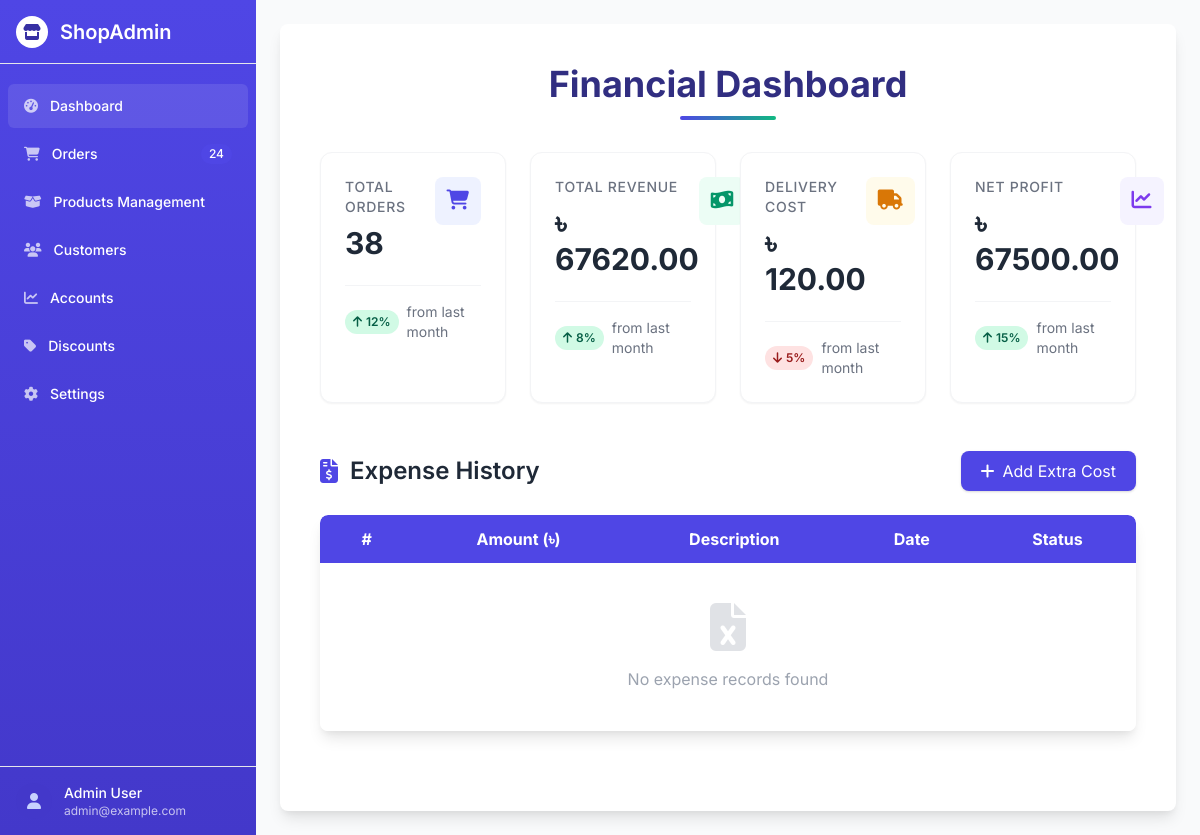
The app's page /accounts/, older data.
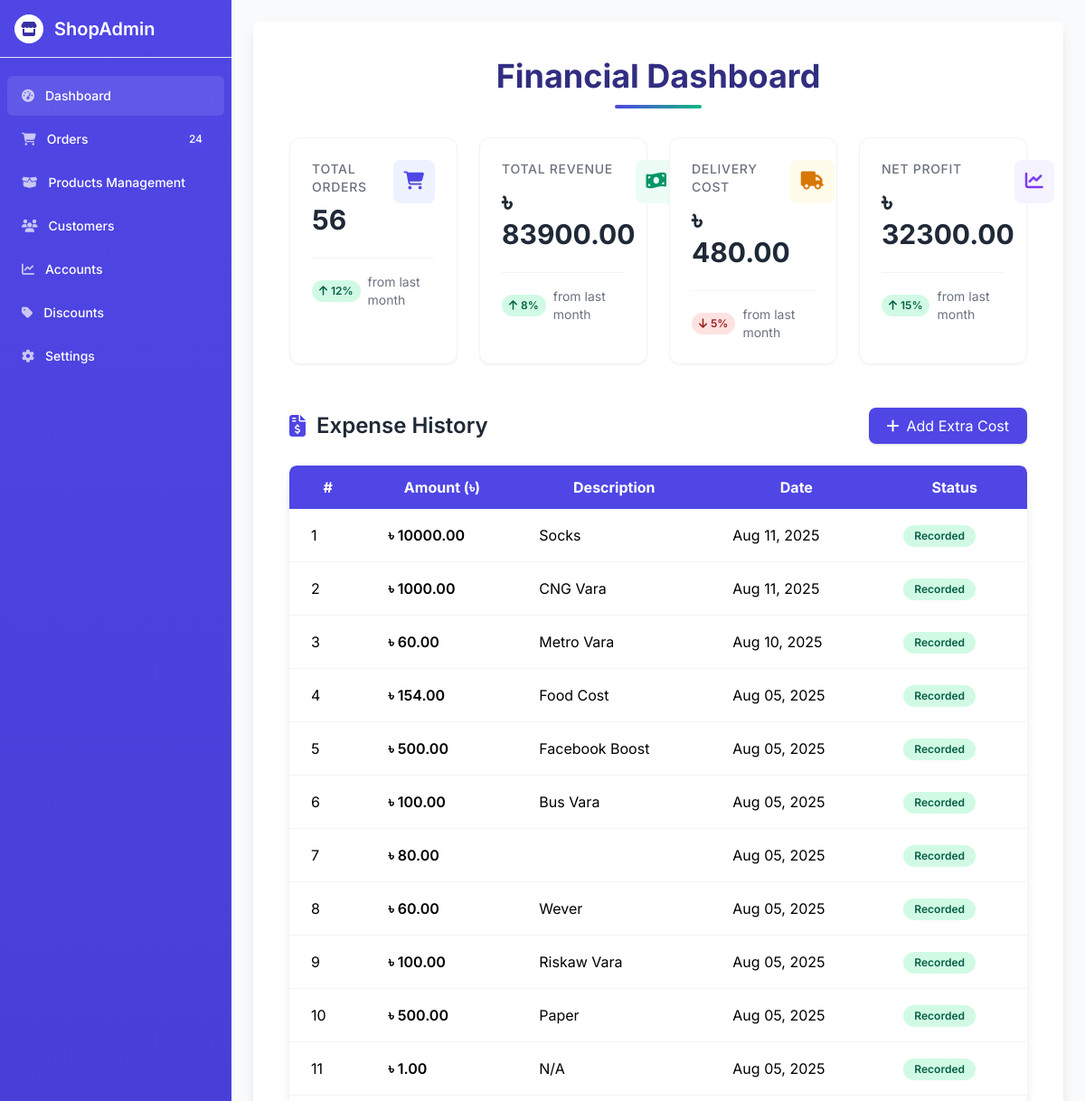
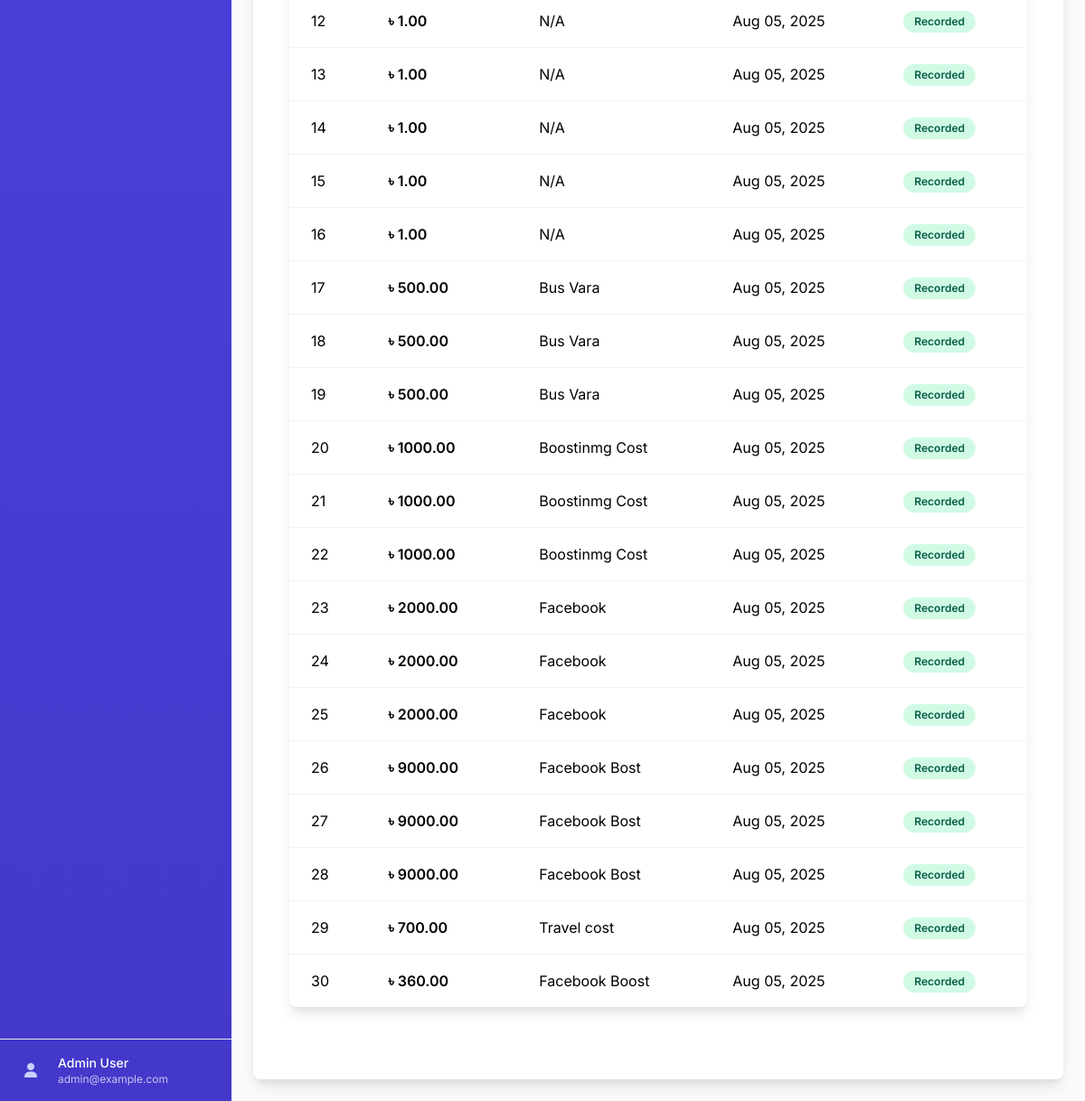
The same page, newer data (2 pictures, top to bottom).
### accounts/models.py (models this page shows)
class Accounts(models.Model):
    amount = models.DecimalField(max_digits = 10, decimal_places = 2)
    remarks = models.TextField(blank = True, null = True)
    created_at = models.DateTimeField(auto_now_add=True)

### accounts/views.py (the view, shortened to what this page needs)
# urls.py: path('',views.home,name='accounts_home'),
def home(request):
    all_order = Order.objects.filter(is_confirmed=True)
    total_order = 0
    total_amount = 0
    for order in all_order:
        total_order += 1
        total_amount += order.total_price
    outside_order = all_order.filter(location='outside').count()
    delevery_cost = 60 * outside_order
    print("outside order:",delevery_cost)
    all_amount = Accounts.objects.values('amount')
    all_accounts = Accounts.objects.all().order_by('-created_at')
    print(all_accounts.values('created_at'))
    miscellaneous_cost  = 0
    for amount in all_amount:
        miscellaneous_cost += amount['amount']
    net_amount = total_amount - (miscellaneous_cost+delevery_cost)
    context = {
        'total_amount': total_amount,
        'total_order': total_order,
        'outside_order': outside_order,
        'delevery_cost': delevery_cost,
        'net_amount' : net_amount,
        'accounts_list': all_accounts,
    }
    return render(request, 'accounts/accounts_home.html', context)

### store/context_processors.py (called while the page is built, shortened)
def cart_data(request):
    cart = request.session.get('cart', {})
    cart_item_count = 0
    cart_items = []
    total_amount = 0
    return {
        'cart_items': cart_items,
        'total_amount': total_amount,
        'cart_item_count': cart_item_count,
    }

### templates/accounts/accounts_home.html (shortened to what this page needs)
{% extends "orders/base.html" %}
{% block content %}
<div class="max-w-7xl mx-auto bg-white p-10 rounded-lg shadow-lg relative">
  <h1 class="text-4xl font-bold text-indigo-900 mb-8 text-center relative pb-4">
    Financial Dashboard
    <span class="absolute bottom-0 left-1/2 transform -translate-x-1/2 w-24 h-1 rounded bg-gradient-to-r from-indigo-600 to-green-500"></span>
  </h1>
  <div class="grid grid-cols-1 sm:grid-cols-2 md:grid-cols-4 gap-6 mb-12">
    <div class="bg-white p-6 rounded-xl shadow-sm border border-gray-100 hover:shadow-md transition-all duration-300 group">
      <div class="flex justify-between items-start">
        <div>
          <p class="text-sm font-medium text-gray-500 uppercase tracking-wider">Total Orders</p>
          <h3 class="text-3xl font-bold text-gray-800 mt-2">{{ total_order }}</h3>
        </div>
        <div class="p-3 rounded-lg bg-indigo-50 text-indigo-600 group-hover:bg-indigo-100 transition">
          <i class="fas fa-shopping-cart text-xl"></i>
        </div>
      </div>
      <div class="mt-6 pt-4 border-t border-gray-100 flex items-center">
        <span class="inline-flex items-center px-2 py-1 rounded-full text-xs font-semibold bg-green-100 text-green-800">
          <i class="fas fa-arrow-up mr-1 text-xs"></i> 12%
        </span>
        <span class="ml-2 text-sm text-gray-500">from last month</span>
      </div>
    </div>
    <div class="bg-white p-6 rounded-xl shadow-sm border border-gray-100 hover:shadow-md transition-all duration-300 group">
      <div class="flex justify-between items-start">
        <div>
          <p class="text-sm font-medium text-gray-500 uppercase tracking-wider">Total Revenue</p>
          <h3 class="text-3xl font-bold text-gray-800 mt-2">৳ {{ total_amount|floatformat:2 }}</h3>
        </div>
        <div class="p-3 rounded-lg bg-green-50 text-green-600 group-hover:bg-green-100 transition">
          <i class="fas fa-money-bill-wave text-xl"></i>
        </div>
      </div>
      <div class="mt-6 pt-4 border-t border-gray-100 flex items-center">
        <span class="inline-flex items-center px-2 py-1 rounded-full text-xs font-semibold bg-green-100 text-green-800">
          <i class="fas fa-arrow-up mr-1 text-xs"></i> 8%
        </span>
        <span class="ml-2 text-sm text-gray-500">from last month</span>
      </div>
    </div>
    <div class="bg-white p-6 rounded-xl shadow-sm border border-gray-100 hover:shadow-md transition-all duration-300 group">
      <div class="flex justify-between items-start">
        <div>
          <p class="text-sm font-medium text-gray-500 uppercase tracking-wider">Delivery Cost</p>
          <h3 class="text-3xl font-bold text-gray-800 mt-2">৳ {{ delevery_cost|floatformat:2 }}</h3>
        </div>
        <div class="p-3 rounded-lg bg-yellow-50 text-yellow-600 group-hover:bg-yellow-100 transition">
          <i class="fas fa-truck text-xl"></i>
        </div>
      </div>
      <div class="mt-6 pt-4 border-t border-gray-100 flex items-center">
        <span class="inline-flex items-center px-2 py-1 rounded-full text-xs font-semibold bg-red-100 text-red-800">
          <i class="fas fa-arrow-down mr-1 text-xs"></i> 5%
        </span>
        <span class="ml-2 text-sm text-gray-500">from last month</span>
      </div>
    </div>
    <div class="bg-white p-6 rounded-xl shadow-sm border border-gray-100 hover:shadow-md transition-all duration-300 group">
      <div class="flex justify-between items-start">
        <div>
          <p class="text-sm font-medium text-gray-500 uppercase tracking-wider">Net Profit</p>
          <h3 class="text-3xl font-bold text-gray-800 mt-2">৳ {{ net_amount|floatformat:2 }}</h3>
        </div>
        <div class="p-3 rounded-lg bg-purple-50 text-purple-600 group-hover:bg-purple-100 transition">
          <i class="fas fa-chart-line text-xl"></i>
        </div>
      </div>
      <div class="mt-6 pt-4 border-t border-gray-100 flex items-center">
        <span class="inline-flex items-center px-2 py-1 rounded-full text-xs font-semibold bg-green-100 text-green-800">
          <i class="fas fa-arrow-up mr-1 text-xs"></i> 15%
        </span>
        <span class="ml-2 text-sm text-gray-500">from last month</span>
      </div>
    </div>
  </div>
  <div>
    <div class="flex justify-between items-center mb-6">
      <h2 class="flex items-center text-2xl font-semibold text-gray-800">
        <i class="fas fa-file-invoice-dollar text-indigo-600 mr-3"></i> Expense History
      </h2>
      <button id="openModalBtn" class="bg-indigo-600 hover:bg-indigo-700 text-white px-5 py-2 rounded-lg shadow flex items-center transition">
        <i class="fas fa-plus mr-2"></i> Add Extra Cost
      </button>
    </div>
    <div class="overflow-x-auto rounded-lg shadow-lg mb-10">
      <table class="min-w-full border-collapse table-auto">
        <thead class="bg-indigo-600 text-white font-semibold">
          <tr>
            <th class="px-6 py-3 rounded-tl-lg">#</th>
            <th class="px-6 py-3">Amount (৳)</th>
            <th class="px-6 py-3">Description</th>
            <th class="px-6 py-3">Date</th>
            <th class="px-6 py-3 rounded-tr-lg">Status</th>
          </tr>
        </thead>
        <tbody class="bg-white divide-y divide-gray-100">
          {% for account in accounts_list %}
          <tr class="hover:bg-indigo-50 transition">
            <td class="px-6 py-4">{{ forloop.counter }}</td>
            <td class="px-6 py-4 font-semibold">৳ {{ account.amount|floatformat:2 }}</td>
            <td class="px-6 py-4">{{ account.remarks }}</td>
            <td class="px-6 py-4">{{ account.created_at|date:"M d, Y" }}</td>
            <td class="px-6 py-4">
              <span class="inline-block px-3 py-1 rounded-full bg-green-100 text-green-800 text-xs font-semibold">Recorded</span>
            </td>
          </tr>
          {% empty %}
          <tr>
            <td colspan="5" class="text-center text-gray-400 py-10">
              <i class="fas fa-file-excel fa-3x mb-4 opacity-30"></i><br>
              No expense records found
            </td>
          </tr>
          {% endfor %}
        </tbody>
      </table>
    </div>
  </div>
</div>
{% endblock %}

### templates/orders/base.html (shortened to what this page needs)
<!DOCTYPE html>
<html lang="en">
<head>
  <link href="https://cdn.jsdelivr.net/npm/tailwindcss@2.2.19/dist/tailwind.min.css" rel="stylesheet">
  <link rel="stylesheet" href="https://cdnjs.cloudflare.com/ajax/libs/font-awesome/6.4.0/css/all.min.css">
</head>
<body class="antialiased">
  <div class="flex h-screen overflow-hidden">
    {% include 'orders/sidebar.html' %}
    <main class="flex-1 overflow-y-auto p-6">
      {% block content %}{% endblock %}
    </main>
  </div>
</body>
</html>

### templates/orders/sidebar.html
<div class="hidden md:flex flex-col w-64 sidebar text-white">
  <div class="flex items-center h-16 px-4 border-b border-indigo-500/20">
    <div class="flex items-center">
      <div class="h-8 w-8 rounded-full bg-white flex items-center justify-center text-indigo-800 font-bold">
        <i class="fas fa-store"></i>
      </div>
      <span class="ml-3 text-xl font-semibold">ShopAdmin</span>
    </div>
  </div>
  <div class="flex-1 flex flex-col pt-5 pb-4 overflow-y-auto">
    <nav class="flex-1 px-2 space-y-1">
      <a href="{% url 'order_home' %}" class="sidebar-item active group flex items-center px-4 py-3 text-sm font-medium rounded-md">
        <i class="fas fa-tachometer-alt mr-3 opacity-70"></i>
        Dashboard
      </a>
      <a href="{% url 'order_list' %}" class="sidebar-item group flex items-center px-4 py-3 text-sm font-medium rounded-md">
        <i class="fas fa-shopping-cart mr-3 opacity-70"></i>
        Orders
        <span class="ml-auto inline-block py-0.5 px-2 text-xs rounded-full bg-indigo-600">24</span>
      </a>
      <a href="{% url 'inventory_home' %}" class="sidebar-item group flex items-center px-4 py-3 text-sm font-medium rounded-md">
        <i class="fas fa-box-open mr-3 opacity-70"></i>
        Products Management
      </a>
      <a href="#" class="sidebar-item group flex items-center px-4 py-3 text-sm font-medium rounded-md">
        <i class="fas fa-users mr-3 opacity-70"></i>
        Customers
      </a>
      <a href="{% url 'accounts_home' %}" class="sidebar-item group flex items-center px-4 py-3 text-sm font-medium rounded-md">
        <i class="fas fa-chart-line mr-3 opacity-70"></i>
        Accounts
      </a>
      <a href="#" class="sidebar-item group flex items-center px-4 py-3 text-sm font-medium rounded-md">
        <i class="fas fa-tag mr-3 opacity-70"></i>
        Discounts
      </a>
      <a href="#" class="sidebar-item group flex items-center px-4 py-3 text-sm font-medium rounded-md">
        <i class="fas fa-cog mr-3 opacity-70"></i>
        Settings
      </a>
    </nav>
  </div>
  <div class="flex-shrink-0 flex p-4 border-t border-indigo-500/20">
    <div class="flex items-center">
      <div class="h-9 w-9 rounded-full bg-indigo-700 flex items-center justify-center">
        <i class="fas fa-user text-indigo-200"></i>
      </div>
      <div class="ml-3">
        <p class="text-sm font-medium">Admin User</p>
        <p class="text-xs opacity-70">admin@example.com</p>
      </div>
    </div>
  </div>
</div>

### templates/orders/base.html (style rules this page uses)
body { font-family: 'Inter', sans-serif; background-color: #f9fafb; }
.sidebar { transition: all 0.3s ease; background: linear-gradient(to bottom, #4f46e5, #4338ca); }
.sidebar-item { transition: all 0.2s ease; }
.sidebar-item.active { background-color: rgba(255, 255, 255, 0.1); }

Row changes from the older to the newer data that the page shows:
added Accounts: amount "10000.00", remarks "Socks", created_at "Aug 11, 2025"
added Accounts: amount "1000.00", remarks "CNG Vara", created_at "Aug 11, 2025"
added Accounts: amount "60.00", remarks "Metro Vara", created_at "Aug 10, 2025"
added Accounts: amount "154.00", remarks "Food Cost", created_at "Aug 05, 2025"
added Accounts: amount "500.00", remarks "Facebook Boost", created_at "Aug 05, 2025"
added Accounts: amount "100.00", remarks "Bus Vara", created_at "Aug 05, 2025"
added Accounts: amount "80.00", created_at "Aug 05, 2025"
added Accounts: amount "60.00", remarks "Wever", created_at "Aug 05, 2025"
added Accounts: amount "100.00", remarks "Riskaw Vara", created_at "Aug 05, 2025"
added Accounts: amount "500.00", remarks "Paper", created_at "Aug 05, 2025"
added Accounts: amount "1.00", remarks "N/A", created_at "Aug 05, 2025"
added Accounts: amount "1.00", remarks "N/A", created_at "Aug 05, 2025"
added Accounts: amount "1.00", remarks "N/A", created_at "Aug 05, 2025"
added Accounts: amount "1.00", remarks "N/A", created_at "Aug 05, 2025"
added Accounts: amount "1.00", remarks "N/A", created_at "Aug 05, 2025"
added Accounts: amount "1.00", remarks "N/A", created_at "Aug 05, 2025"
added Accounts: amount "500.00", remarks "Bus Vara", created_at "Aug 05, 2025"
added Accounts: amount "500.00", remarks "Bus Vara", created_at "Aug 05, 2025"
added Accounts: amount "500.00", remarks "Bus Vara", created_at "Aug 05, 2025"
added Accounts: amount "1000.00", remarks "Boostinmg Cost", created_at "Aug 05, 2025"
added Accounts: amount "1000.00", remarks "Boostinmg Cost", created_at "Aug 05, 2025"
added Accounts: amount "1000.00", remarks "Boostinmg Cost", created_at "Aug 05, 2025"
added Accounts: amount "2000.00", remarks "Facebook", created_at "Aug 05, 2025"
added Accounts: amount "2000.00", remarks "Facebook", created_at "Aug 05, 2025"
added Accounts: amount "2000.00", remarks "Facebook", created_at "Aug 05, 2025"
added Accounts: amount "9000.00", remarks "Facebook Bost", created_at "Aug 05, 2025"
added Accounts: amount "9000.00", remarks "Facebook Bost", created_at "Aug 05, 2025"
added Accounts: amount "9000.00", remarks "Facebook Bost", created_at "Aug 05, 2025"
added Accounts: amount "700.00", remarks "Travel cost", created_at "Aug 05, 2025"
added Accounts: amount "360.00", remarks "Facebook Boost", created_at "Aug 05, 2025"
Text that changed along with them:
{{ total_order }}: "38" → "56"
{{ total_amount|floatformat:2 }}: "67620.00" → "83900.00"
{{ delevery_cost|floatformat:2 }}: "120.00" → "480.00"
{{ net_amount|floatformat:2 }}: "67500.00" → "32300.00"
text no longer shown: "No expense records found"
